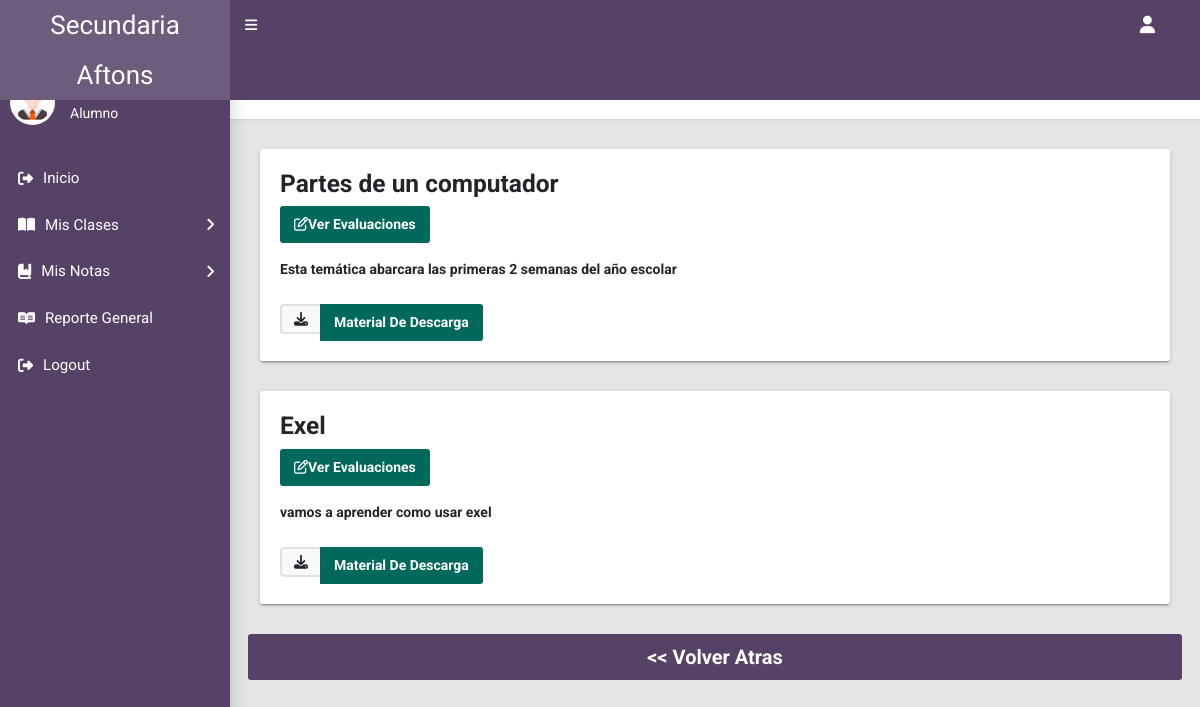
The page /alumno/contenido.php?curso=10 (signed in) on the database its author committed.
### tables this page shows
CREATE TABLE `contenidos` (
  `contenido_id` int(11) NOT NULL,
  `titulo` varchar(100) NOT NULL,
  `descripcion` varchar(255) NOT NULL,
  `material` varchar(255) NOT NULL,
  `pm_id` int(11) NOT NULL
);

### alumno/contenido.php (the view, shortened to what this page needs)
<?php
if (!empty($_GET['curso'])) {
    $curso = $_GET['curso'];
} else {
    header("Location: ./");
}
require_once 'includes/header.php';
require_once '../includes/conexion.php';
$sql = "SELECT * FROM contenidos as c INNER JOIN profesor_materia as pm ON c.pm_id = pm.pm_id WHERE pm.pm_id = $curso";
$query = $pdo->prepare($sql);
$query->execute();
$row = $query->rowCount();
?>
<main class="app-content">
    <div class="app-title">
        <div>
            <h1><i class="fa fa-dashboard"></i>Contenidos A Evaluar</h1>
        </div>
        <ul class="app-breadcrumb breadcrumb">
            <li class="breadcrumb-item"><i class="fa fa-home fa-lg"></i></li>
            <li class="breadcrumb-item"><a href="#">Contenidos A Evaluar</a></li>
        </ul>
    </div>
    <div class="row">
        <?php if ($row > 0) {
            while ($data = $query->fetch()) {
        ?>
                <div class="col-md-12">
                    <div class="tile">
                        <div class="title-title-w-btn">
                            <h3 class="title"><?= $data['titulo']; ?></h3>
                            <p>
                                <a class="btn btn-primary" href="evaluacion.php?curso=<?= $data['pm_id']; ?>&contenido=<?= $data['contenido_id']; ?>"><i class="fa fa-edit"></i>Ver Evaluaciones</a>
                            </p>
                        </div>
                        <div class="title-body">
                            <b><?= $data['descripcion']; ?></b>
                        </div>
                        <div class="title-footer mt-4">
                            <div class="input-group">
                                <div class="input-group-prepend">
                                    <div class="input-group-text"><i class="fas fa-download"></i></div>
                                </div>
                                <a class="btn btn-primary" href="BASE_URL<?= $data['material']; ?>" target="_blank"> Material De Descarga</a>
                            </div>
                        </div>
                    </div>
                </div>
        <?php
            }
        } ?>
    </div>
    <div class="row">
        <a href="./index.php" class="btn btn-info">
            << Volver Atras</a>
    </div>
</main>
<?php
require_once 'includes/footer.php';
?>

### alumno/css/style.css (style rules this page uses)
*, *::before, *::after { padding: 0; margin: 0; box-sizing: border-box; }
body { font-family: 'Roboto', sans-serif; }
.btn-info { --bs-btn-color: #fff; --bs-btn-bg: #564266; --bs-btn-border-color: #564266; --bs-btn-hover-color: #fff; --bs-btn-hover-bg: #645372; --bs-btn-hover-border-color: #564266; --bs-btn-focus-shadow-rgb: 11, 172, 204; --bs-btn-active-color: #fff; --bs-btn-active-bg: #645372; --bs-btn-active-border-color: #564266; --bs-btn-active-shadow: inset 0 3px 5px rgba(0, 0, 0, 0.125); --bs-btn-disabled-color: #fff; --bs-btn-disabled-bg: #564266; --bs-btn-disabled-border-color: #564266; color: white; font-size: 20px; font-weight: bold; }

### rows shown on the page
contenidos: titulo "Partes de un computador", descripcion "Esta temática abarcara las primeras 2 semanas del año escolar"
contenidos: titulo "Exel", descripcion "vamos a aprender como usar exel"
